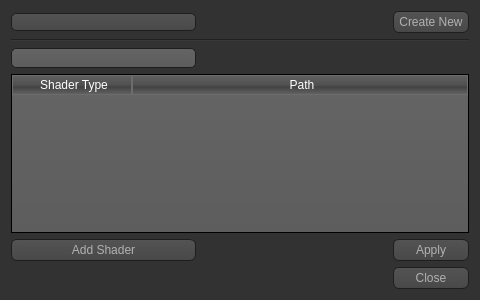
<?xml version="1.0" encoding="UTF-8"?>
<ui version="4.0">
 <class>ShaderEditor</class>
 <widget class="QWidget" name="ShaderEditor">
  <property name="geometry">
   <rect>
    <x>0</x>
    <y>0</y>
    <width>480</width>
    <height>300</height>
   </rect>
  </property>
  <property name="minimumSize">
   <size>
    <width>480</width>
    <height>300</height>
   </size>
  </property>
  <property name="windowTitle">
   <string>Program Pass</string>
  </property>
  <property name="styleSheet">
   <string notr="true">QToolTip
{
     border: 1px solid black;
     background-color: #ffa02f;
     padding: 1px;
     border-radius: 3px;
     opacity: 100;
}

QWidget
{
    color: #b1b1b1;
    background-color: #323232;
}

QWidget:item:hover
{
    background-color: QLinearGradient( x1: 0, y1: 0, x2: 0, y2: 1, stop: 0 #ffa02f, stop: 1 #ca0619);
    color: #000000;
}

QWidget:item:selected
{
    background-color: QLinearGradient( x1: 0, y1: 0, x2: 0, y2: 1, stop: 0 #ffa02f, stop: 1 #d7801a);
}

QMenuBar::item
{
    background: transparent;
}

QMenuBar::item:selected
{
    background: transparent;
    border: 1px solid #ffaa00;
}

QMenuBar::item:pressed
{
    background: #444;
    border: 1px solid #000;
    background-color: QLinearGradient(
        x1:0, y1:0,
        x2:0, y2:1,
        stop:1 #212121,
        stop:0.4 #343434/*,
        stop:0.2 #343434,
        stop:0.1 #ffaa00*/
    );
    margin-bottom:-1px;
    padding-bottom:1px;
}

QMenu
{
    border: 1px solid #000;
}

QMenu::item
{
    padding: 2px 20px 2px 20px;
}

QMenu::item:selected
{
    color: #000000;
}

QWidget:disabled
{
    color: #404040;
    background-color: #323232;
}

QAbstractItemView
{
    background-color: QLinearGradient( x1: 0, y1: 0, x2: 0, y2: 1, stop: 0 #4d4d4d, stop: 0.1 #646464, stop: 1 #5d5d5d);
}

QWidget:focus
{
    /*border: 2px solid QLinearGradient( x1: 0, y1: 0, x2: 0, y2: 1, stop: 0 #ffa02f, stop: 1 #d7801a);*/
}

QLineEdit
{
    background-color: QLinearGradient( x1: 0, y1: 0, x2: 0, y2: 1, stop: 0 #4d4d4d, stop: 0 #646464, stop: 1 #5d5d5d);
    padding: 1px;
    border-style: solid;
    border: 1px solid #1e1e1e;
    border-radius: 5;
}

QPushButton
{
    color: #b1b1b1;
    background-color: QLinearGradient( x1: 0, y1: 0, x2: 0, y2: 1, stop: 0 #565656, stop: 0.1 #525252, stop: 0.5 #4e4e4e, stop: 0.9 #4a4a4a, stop: 1 #464646);
    border-width: 1px;
    border-color: #1e1e1e;
    border-style: solid;
    border-radius: 6;
    padding: 3px;
    font-size: 12px;
    padding-left: 5px;
    padding-right: 5px;
}

QPushButton:pressed
{
    background-color: QLinearGradient( x1: 0, y1: 0, x2: 0, y2: 1, stop: 0 #2d2d2d, stop: 0.1 #2b2b2b, stop: 0.5 #292929, stop: 0.9 #282828, stop: 1 #252525);
}

QComboBox
{
    selection-background-color: #ffaa00;
    background-color: QLinearGradient( x1: 0, y1: 0, x2: 0, y2: 1, stop: 0 #565656, stop: 0.1 #525252, stop: 0.5 #4e4e4e, stop: 0.9 #4a4a4a, stop: 1 #464646);
    border-style: solid;
    border: 1px solid #1e1e1e;
    border-radius: 5;
}

QComboBox:hover,QPushButton:hover
{
    border: 2px solid QLinearGradient( x1: 0, y1: 0, x2: 0, y2: 1, stop: 0 #ffa02f, stop: 1 #d7801a);
}


QComboBox:on
{
    padding-top: 3px;
    padding-left: 4px;
    background-color: QLinearGradient( x1: 0, y1: 0, x2: 0, y2: 1, stop: 0 #2d2d2d, stop: 0.1 #2b2b2b, stop: 0.5 #292929, stop: 0.9 #282828, stop: 1 #252525);
    selection-background-color: #ffaa00;
}

QComboBox QAbstractItemView
{
    border: 2px solid darkgray;
    selection-background-color: QLinearGradient( x1: 0, y1: 0, x2: 0, y2: 1, stop: 0 #ffa02f, stop: 1 #d7801a);
}

QComboBox::drop-down
{
     subcontrol-origin: padding;
     subcontrol-position: top right;
     width: 15px;

     border-left-width: 0px;
     border-left-color: darkgray;
     border-left-style: solid; /* just a single line */
     border-top-right-radius: 3px; /* same radius as the QComboBox */
     border-bottom-right-radius: 3px;
 }

QComboBox::down-arrow
{
     image: url(:/down_arrow.png);
}

QGroupBox:focus
{
border: 2px solid QLinearGradient( x1: 0, y1: 0, x2: 0, y2: 1, stop: 0 #ffa02f, stop: 1 #d7801a);
}

QTextEdit:focus
{
    border: 2px solid QLinearGradient( x1: 0, y1: 0, x2: 0, y2: 1, stop: 0 #ffa02f, stop: 1 #d7801a);
}

QScrollBar:horizontal {
     border: 1px solid #222222;
     background: QLinearGradient( x1: 0, y1: 0, x2: 0, y2: 1, stop: 0.0 #121212, stop: 0.2 #282828, stop: 1 #484848);
     height: 7px;
     margin: 0px 16px 0 16px;
}

QScrollBar::handle:horizontal
{
      background: QLinearGradient( x1: 0, y1: 0, x2: 1, y2: 0, stop: 0 #ffa02f, stop: 0.5 #d7801a, stop: 1 #ffa02f);
      min-height: 20px;
      border-radius: 2px;
}

QScrollBar::add-line:horizontal {
      border: 1px solid #1b1b19;
      border-radius: 2px;
      background: QLinearGradient( x1: 0, y1: 0, x2: 1, y2: 0, stop: 0 #ffa02f, stop: 1 #d7801a);
      width: 14px;
      subcontrol-position: right;
      subcontrol-origin: margin;
}

QScrollBar::sub-line:horizontal {
      border: 1px solid #1b1b19;
      border-radius: 2px;
      background: QLinearGradient( x1: 0, y1: 0, x2: 1, y2: 0, stop: 0 #ffa02f, stop: 1 #d7801a);
      width: 14px;
     subcontrol-position: left;
     subcontrol-origin: margin;
}

QScrollBar::right-arrow:horizontal, QScrollBar::left-arrow:horizontal
{
      border: 1px solid black;
      width: 1px;
      height: 1px;
      background: white;
}

QScrollBar::add-page:horizontal, QScrollBar::sub-page:horizontal
{
      background: none;
}

QScrollBar:vertical
{
      background: QLinearGradient( x1: 0, y1: 0, x2: 1, y2: 0, stop: 0.0 #121212, stop: 0.2 #282828, stop: 1 #484848);
      width: 7px;
      margin: 16px 0 16px 0;
      border: 1px solid #222222;
}

QScrollBar::handle:vertical
{
      background: QLinearGradient( x1: 0, y1: 0, x2: 0, y2: 1, stop: 0 #ffa02f, stop: 0.5 #d7801a, stop: 1 #ffa02f);
      min-height: 20px;
      border-radius: 2px;
}

QScrollBar::add-line:vertical
{
      border: 1px solid #1b1b19;
      border-radius: 2px;
      background: QLinearGradient( x1: 0, y1: 0, x2: 0, y2: 1, stop: 0 #ffa02f, stop: 1 #d7801a);
      height: 14px;
      subcontrol-position: bottom;
      subcontrol-origin: margin;
}

QScrollBar::sub-line:vertical
{
      border: 1px solid #1b1b19;
      border-radius: 2px;
      background: QLinearGradient( x1: 0, y1: 0, x2: 0, y2: 1, stop: 0 #d7801a, stop: 1 #ffa02f);
      height: 14px;
      subcontrol-position: top;
      subcontrol-origin: margin;
}

QScrollBar::up-arrow:vertical, QScrollBar::down-arrow:vertical
{
      border: 1px solid black;
      width: 1px;
      height: 1px;
      background: white;
}


QScrollBar::add-page:vertical, QScrollBar::sub-page:vertical
{
      background: none;
}

QTextEdit
{
    background-color: #242424;
}

QPlainTextEdit
{
    background-color: #242424;
}

QHeaderView::section
{
    background-color: QLinearGradient(x1:0, y1:0, x2:0, y2:1, stop:0 #616161, stop: 0.5 #505050, stop: 0.6 #434343, stop:1 #656565);
    color: white;
    padding-left: 4px;
    border: 1px solid #6c6c6c;
}

QCheckBox:disabled
{
color: #414141;
}

QDockWidget::title
{
    text-align: center;
    spacing: 3px; /* spacing between items in the tool bar */
    background-color: QLinearGradient(x1:0, y1:0, x2:0, y2:1, stop:0 #323232, stop: 0.5 #242424, stop:1 #323232);
}

QDockWidget::close-button, QDockWidget::float-button
{
    text-align: center;
    spacing: 1px; /* spacing between items in the tool bar */
    background-color: QLinearGradient(x1:0, y1:0, x2:0, y2:1, stop:0 #323232, stop: 0.5 #242424, stop:1 #323232);
}

QDockWidget::close-button:hover, QDockWidget::float-button:hover
{
    background: #242424;
}

QDockWidget::close-button:pressed, QDockWidget::float-button:pressed
{
    padding: 1px -1px -1px 1px;
}

QMainWindow::separator
{
    background-color: QLinearGradient(x1:0, y1:0, x2:0, y2:1, stop:0 #161616, stop: 0.5 #151515, stop: 0.6 #212121, stop:1 #343434);
    color: white;
    padding-left: 4px;
    border: 1px solid #4c4c4c;
    spacing: 3px; /* spacing between items in the tool bar */
}

QMainWindow::separator:hover
{

    background-color: QLinearGradient(x1:0, y1:0, x2:0, y2:1, stop:0 #d7801a, stop:0.5 #b56c17 stop:1 #ffa02f);
    color: white;
    padding-left: 4px;
    border: 1px solid #6c6c6c;
    spacing: 3px; /* spacing between items in the tool bar */
}

QToolBar::handle
{
     spacing: 3px; /* spacing between items in the tool bar */
     background: url(:/images/handle.png);
}

QMenu::separator
{
    height: 2px;
    background-color: QLinearGradient(x1:0, y1:0, x2:0, y2:1, stop:0 #161616, stop: 0.5 #151515, stop: 0.6 #212121, stop:1 #343434);
    color: white;
    padding-left: 4px;
    margin-left: 10px;
    margin-right: 5px;
}

QProgressBar
{
    border: 2px solid grey;
    border-radius: 5px;
    text-align: center;
}

QProgressBar::chunk
{
    background-color: #d7801a;
    width: 2.15px;
    margin: 0.5px;
}

QTabBar::tab {
    color: #b1b1b1;
    border: 1px solid #444;
    border-bottom-style: none;
    background-color: #323232;
    padding-left: 10px;
    padding-right: 10px;
    padding-top: 3px;
    padding-bottom: 2px;
    margin-right: -1px;
}

QTabWidget::pane {
    border: 1px solid #444;
    top: 1px;
}

QTabBar::tab:last
{
    margin-right: 0; /* the last selected tab has nothing to overlap with on the right */
    border-top-right-radius: 3px;
}

QTabBar::tab:first:!selected
{
 margin-left: 0px; /* the last selected tab has nothing to overlap with on the right */


    border-top-left-radius: 3px;
}

QTabBar::tab:!selected
{
    color: #b1b1b1;
    border-bottom-style: solid;
    margin-top: 3px;
    background-color: QLinearGradient(x1:0, y1:0, x2:0, y2:1, stop:1 #212121, stop:.4 #343434);
}

QTabBar::tab:selected
{
    border-top-left-radius: 3px;
    border-top-right-radius: 3px;
    margin-bottom: 0px;
}

QTabBar::tab:!selected:hover
{
    /*border-top: 2px solid #ffaa00;
    padding-bottom: 3px;*/
    border-top-left-radius: 3px;
    border-top-right-radius: 3px;
    background-color: QLinearGradient(x1:0, y1:0, x2:0, y2:1, stop:1 #212121, stop:0.4 #343434, stop:0.2 #343434, stop:0.1 #ffaa00);
}

QRadioButton::indicator:checked, QRadioButton::indicator:unchecked{
    color: #b1b1b1;
    background-color: #323232;
    border: 1px solid #b1b1b1;
    border-radius: 6px;
}

QRadioButton::indicator:checked
{
    background-color: qradialgradient(
        cx: 0.5, cy: 0.5,
        fx: 0.5, fy: 0.5,
        radius: 1.0,
        stop: 0.25 #ffaa00,
        stop: 0.3 #323232
    );
}

QCheckBox::indicator{
    color: #b1b1b1;
    background-color: #323232;
    border: 1px solid #b1b1b1;
    width: 9px;
    height: 9px;
}

QRadioButton::indicator
{
    border-radius: 6px;
}

QRadioButton::indicator:hover, QCheckBox::indicator:hover
{
    border: 1px solid #ffaa00;
}

QCheckBox::indicator:checked
{
    image:url(:/images/checkbox.png);
}

QCheckBox::indicator:disabled, QRadioButton::indicator:disabled
{
    border: 1px solid #444;
}</string>
  </property>
  <layout class="QGridLayout" name="gridLayout">
   <item row="5" column="2">
    <widget class="QPushButton" name="applyButton">
     <property name="text">
      <string>Apply</string>
     </property>
    </widget>
   </item>
   <item row="5" column="0">
    <widget class="QPushButton" name="addShaderButton">
     <property name="text">
      <string>Add Shader</string>
     </property>
    </widget>
   </item>
   <item row="2" column="0" colspan="3">
    <widget class="Line" name="line">
     <property name="sizePolicy">
      <sizepolicy hsizetype="Expanding" vsizetype="Fixed">
       <horstretch>0</horstretch>
       <verstretch>0</verstretch>
      </sizepolicy>
     </property>
     <property name="orientation">
      <enum>Qt::Horizontal</enum>
     </property>
    </widget>
   </item>
   <item row="0" column="2">
    <widget class="QPushButton" name="newButton">
     <property name="sizePolicy">
      <sizepolicy hsizetype="Fixed" vsizetype="Fixed">
       <horstretch>0</horstretch>
       <verstretch>0</verstretch>
      </sizepolicy>
     </property>
     <property name="text">
      <string>Create New</string>
     </property>
    </widget>
   </item>
   <item row="0" column="0">
    <widget class="QComboBox" name="programSelection"/>
   </item>
   <item row="3" column="0">
    <widget class="QLineEdit" name="nameEdit">
     <property name="maxLength">
      <number>16</number>
     </property>
    </widget>
   </item>
   <item row="6" column="2">
    <widget class="QPushButton" name="closeButton">
     <property name="text">
      <string>Close</string>
     </property>
    </widget>
   </item>
   <item row="0" column="1">
    <spacer name="horizontalSpacer">
     <property name="orientation">
      <enum>Qt::Horizontal</enum>
     </property>
     <property name="sizeHint" stdset="0">
      <size>
       <width>40</width>
       <height>20</height>
      </size>
     </property>
    </spacer>
   </item>
   <item row="4" column="0" colspan="3">
    <widget class="QTableWidget" name="shaderTable">
     <property name="minimumSize">
      <size>
       <width>0</width>
       <height>0</height>
      </size>
     </property>
     <property name="verticalScrollBarPolicy">
      <enum>Qt::ScrollBarAsNeeded</enum>
     </property>
     <property name="horizontalScrollBarPolicy">
      <enum>Qt::ScrollBarAlwaysOff</enum>
     </property>
     <property name="editTriggers">
      <set>QAbstractItemView::NoEditTriggers</set>
     </property>
     <property name="alternatingRowColors">
      <bool>true</bool>
     </property>
     <property name="showGrid">
      <bool>false</bool>
     </property>
     <property name="gridStyle">
      <enum>Qt::NoPen</enum>
     </property>
     <property name="cornerButtonEnabled">
      <bool>false</bool>
     </property>
     <attribute name="horizontalHeaderDefaultSectionSize">
      <number>120</number>
     </attribute>
     <attribute name="horizontalHeaderHighlightSections">
      <bool>false</bool>
     </attribute>
     <attribute name="horizontalHeaderMinimumSectionSize">
      <number>30</number>
     </attribute>
     <attribute name="horizontalHeaderStretchLastSection">
      <bool>true</bool>
     </attribute>
     <attribute name="verticalHeaderVisible">
      <bool>false</bool>
     </attribute>
     <column>
      <property name="text">
       <string>Shader Type</string>
      </property>
     </column>
     <column>
      <property name="text">
       <string>Path</string>
      </property>
     </column>
    </widget>
   </item>
  </layout>
 </widget>
 <layoutdefault spacing="6" margin="11"/>
 <resources/>
 <connections>
  <connection>
   <sender>closeButton</sender>
   <signal>clicked()</signal>
   <receiver>ShaderEditor</receiver>
   <slot>close()</slot>
   <hints>
    <hint type="sourcelabel">
     <x>337</x>
     <y>501</y>
    </hint>
    <hint type="destinationlabel">
     <x>200</x>
     <y>266</y>
    </hint>
   </hints>
  </connection>
 </connections>
</ui>
